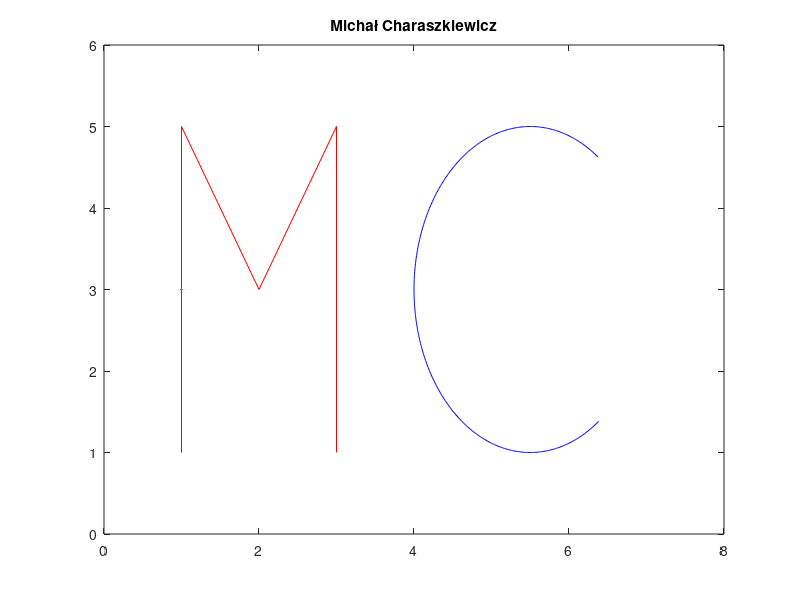

Write the MATLAB code that produced this figure.
% First letter

first_letter_x = [1, 1, 2, 3, 3];
first_letter_y = [1, 5, 3, 5, 1];

figure(1)
plot(first_letter_x, first_letter_y, "r", LineWidth = 3)
axis([0 8 0 6])
title("Michał Charaszkiewicz")
hold on

% Second letter

a = 1.5;
b = 2;

x0 = 5.5;
y0 = 3;

t = 1.7 * pi:-0.01:0.3 * pi;
x = x0 + a * cos(t);
y = y0 + b * sin(t);

figure(1)
plot(x, y, "b", LineWidth = 3)
